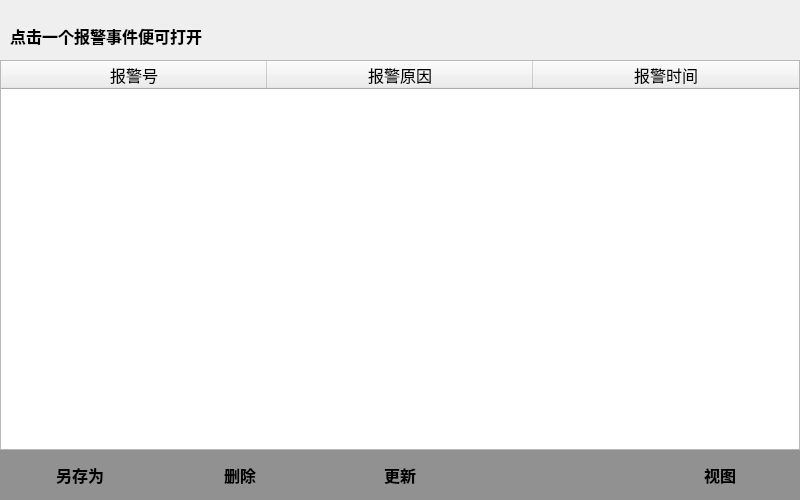
<?xml version="1.0" encoding="UTF-8"?>
<ui version="4.0">
 <class>RoPageAlarm</class>
 <widget class="QWidget" name="RoPageAlarm">
  <property name="geometry">
   <rect>
    <x>0</x>
    <y>0</y>
    <width>800</width>
    <height>500</height>
   </rect>
  </property>
  <property name="windowTitle">
   <string>Form</string>
  </property>
  <widget class="QStackedWidget" name="stackedWidget">
   <property name="geometry">
    <rect>
     <x>0</x>
     <y>0</y>
     <width>800</width>
     <height>500</height>
    </rect>
   </property>
   <property name="sizePolicy">
    <sizepolicy hsizetype="Preferred" vsizetype="Preferred">
     <horstretch>0</horstretch>
     <verstretch>0</verstretch>
    </sizepolicy>
   </property>
   <property name="currentIndex">
    <number>0</number>
   </property>
   <widget class="QWidget" name="Alarm">
    <widget class="QTableWidget" name="tableWidget">
     <property name="geometry">
      <rect>
       <x>0</x>
       <y>60</y>
       <width>800</width>
       <height>390</height>
      </rect>
     </property>
     <property name="font">
      <font>
       <pointsize>12</pointsize>
      </font>
     </property>
     <attribute name="horizontalHeaderDefaultSectionSize">
      <number>266</number>
     </attribute>
     <column>
      <property name="text">
       <string>报警号</string>
      </property>
     </column>
     <column>
      <property name="text">
       <string>报警原因</string>
      </property>
     </column>
     <column>
      <property name="text">
       <string>报警时间</string>
      </property>
     </column>
    </widget>
    <widget class="QLabel" name="label">
     <property name="geometry">
      <rect>
       <x>10</x>
       <y>20</y>
       <width>781</width>
       <height>31</height>
      </rect>
     </property>
     <property name="font">
      <font>
       <pointsize>12</pointsize>
       <weight>75</weight>
       <bold>true</bold>
      </font>
     </property>
     <property name="text">
      <string>点击一个报警事件便可打开</string>
     </property>
    </widget>
    <widget class="QWidget" name="widget_btn" native="true">
     <property name="enabled">
      <bool>true</bool>
     </property>
     <property name="geometry">
      <rect>
       <x>0</x>
       <y>450</y>
       <width>800</width>
       <height>50</height>
      </rect>
     </property>
     <property name="styleSheet">
      <string notr="true">background-color: rgb(145, 145, 145);</string>
     </property>
     <widget class="QPushButton" name="btn_save">
      <property name="geometry">
       <rect>
        <x>0</x>
        <y>0</y>
        <width>160</width>
        <height>50</height>
       </rect>
      </property>
      <property name="font">
       <font>
        <pointsize>12</pointsize>
        <weight>75</weight>
        <bold>true</bold>
       </font>
      </property>
      <property name="text">
       <string>另存为</string>
      </property>
      <property name="flat">
       <bool>true</bool>
      </property>
     </widget>
     <widget class="QPushButton" name="btn_refresh">
      <property name="geometry">
       <rect>
        <x>320</x>
        <y>0</y>
        <width>160</width>
        <height>50</height>
       </rect>
      </property>
      <property name="font">
       <font>
        <pointsize>12</pointsize>
        <weight>75</weight>
        <bold>true</bold>
       </font>
      </property>
      <property name="text">
       <string>更新</string>
      </property>
      <property name="flat">
       <bool>true</bool>
      </property>
     </widget>
     <widget class="QPushButton" name="btn_view">
      <property name="geometry">
       <rect>
        <x>640</x>
        <y>0</y>
        <width>160</width>
        <height>50</height>
       </rect>
      </property>
      <property name="font">
       <font>
        <pointsize>12</pointsize>
        <weight>75</weight>
        <bold>true</bold>
       </font>
      </property>
      <property name="text">
       <string>视图</string>
      </property>
      <property name="flat">
       <bool>true</bool>
      </property>
     </widget>
     <widget class="QPushButton" name="btn_del">
      <property name="geometry">
       <rect>
        <x>160</x>
        <y>0</y>
        <width>160</width>
        <height>50</height>
       </rect>
      </property>
      <property name="font">
       <font>
        <pointsize>12</pointsize>
        <weight>75</weight>
        <bold>true</bold>
       </font>
      </property>
      <property name="text">
       <string>删除</string>
      </property>
      <property name="flat">
       <bool>true</bool>
      </property>
     </widget>
    </widget>
   </widget>
   <widget class="QWidget" name="Exp">
    <widget class="QWidget" name="layoutWidget">
     <property name="geometry">
      <rect>
       <x>140</x>
       <y>40</y>
       <width>441</width>
       <height>51</height>
      </rect>
     </property>
     <layout class="QHBoxLayout" name="horizontalLayout">
      <item>
       <widget class="QLabel" name="label_AlarmNum">
        <property name="font">
         <font>
          <pointsize>12</pointsize>
         </font>
        </property>
        <property name="text">
         <string>num</string>
        </property>
       </widget>
      </item>
      <item>
       <widget class="QLabel" name="label_AlarmTime">
        <property name="font">
         <font>
          <pointsize>12</pointsize>
         </font>
        </property>
        <property name="text">
         <string>time</string>
        </property>
       </widget>
      </item>
     </layout>
    </widget>
    <widget class="QWidget" name="layoutWidget">
     <property name="geometry">
      <rect>
       <x>140</x>
       <y>319</y>
       <width>441</width>
       <height>81</height>
      </rect>
     </property>
     <layout class="QVBoxLayout" name="verticalLayout_Deal">
      <item>
       <widget class="QLabel" name="label_AlarmDeal_2">
        <property name="font">
         <font>
          <pointsize>12</pointsize>
         </font>
        </property>
        <property name="text">
         <string>解决方法</string>
        </property>
       </widget>
      </item>
      <item>
       <widget class="QLabel" name="label_AlarmDeal">
        <property name="font">
         <font>
          <pointsize>12</pointsize>
         </font>
        </property>
        <property name="text">
         <string>解决方法</string>
        </property>
       </widget>
      </item>
     </layout>
    </widget>
    <widget class="QWidget" name="layoutWidget">
     <property name="geometry">
      <rect>
       <x>140</x>
       <y>200</y>
       <width>441</width>
       <height>71</height>
      </rect>
     </property>
     <layout class="QVBoxLayout" name="verticalLayout_Exp">
      <item>
       <widget class="QLabel" name="label_AlarmExp_2">
        <property name="font">
         <font>
          <pointsize>12</pointsize>
         </font>
        </property>
        <property name="text">
         <string>说明</string>
        </property>
       </widget>
      </item>
      <item>
       <widget class="QLabel" name="label_AlarmExp">
        <property name="font">
         <font>
          <pointsize>12</pointsize>
         </font>
        </property>
        <property name="text">
         <string>说明</string>
        </property>
       </widget>
      </item>
     </layout>
    </widget>
    <widget class="QWidget" name="layoutWidget">
     <property name="geometry">
      <rect>
       <x>140</x>
       <y>102</y>
       <width>441</width>
       <height>71</height>
      </rect>
     </property>
     <layout class="QVBoxLayout" name="verticalLayout_Content">
      <item>
       <widget class="QLabel" name="label_AlarmContent_2">
        <property name="font">
         <font>
          <pointsize>12</pointsize>
         </font>
        </property>
        <property name="text">
         <string>报警内容：</string>
        </property>
       </widget>
      </item>
      <item>
       <widget class="QLabel" name="label_AlarmContent">
        <property name="font">
         <font>
          <pointsize>12</pointsize>
         </font>
        </property>
        <property name="text">
         <string>Content</string>
        </property>
       </widget>
      </item>
     </layout>
    </widget>
    <widget class="QWidget" name="widget_btn_2" native="true">
     <property name="geometry">
      <rect>
       <x>0</x>
       <y>450</y>
       <width>800</width>
       <height>50</height>
      </rect>
     </property>
     <property name="styleSheet">
      <string notr="true">background-color: rgb(145, 145, 145);</string>
     </property>
     <widget class="QPushButton" name="btn_next">
      <property name="geometry">
       <rect>
        <x>320</x>
        <y>0</y>
        <width>160</width>
        <height>50</height>
       </rect>
      </property>
      <property name="font">
       <font>
        <pointsize>12</pointsize>
        <weight>75</weight>
        <bold>true</bold>
       </font>
      </property>
      <property name="text">
       <string>下一个</string>
      </property>
      <property name="flat">
       <bool>true</bool>
      </property>
     </widget>
     <widget class="QPushButton" name="btn_ok">
      <property name="geometry">
       <rect>
        <x>640</x>
        <y>0</y>
        <width>160</width>
        <height>50</height>
       </rect>
      </property>
      <property name="font">
       <font>
        <pointsize>12</pointsize>
        <weight>75</weight>
        <bold>true</bold>
       </font>
      </property>
      <property name="text">
       <string>确定</string>
      </property>
      <property name="flat">
       <bool>true</bool>
      </property>
     </widget>
     <widget class="QPushButton" name="btn_pre">
      <property name="geometry">
       <rect>
        <x>160</x>
        <y>0</y>
        <width>160</width>
        <height>50</height>
       </rect>
      </property>
      <property name="font">
       <font>
        <pointsize>12</pointsize>
        <weight>75</weight>
        <bold>true</bold>
       </font>
      </property>
      <property name="text">
       <string>上一个</string>
      </property>
      <property name="flat">
       <bool>true</bool>
      </property>
     </widget>
    </widget>
   </widget>
  </widget>
 </widget>
 <resources/>
 <connections/>
</ui>
